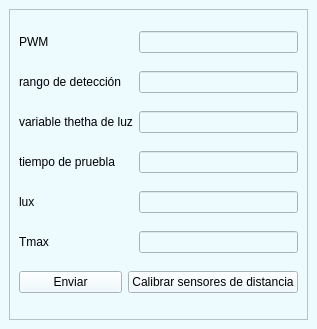
<?xml version="1.0" encoding="UTF-8"?>
<ui version="4.0">
 <class>conexWindow</class>
 <widget class="QMainWindow" name="conexWindow">
  <property name="geometry">
   <rect>
    <x>0</x>
    <y>0</y>
    <width>302</width>
    <height>329</height>
   </rect>
  </property>
  <property name="windowTitle">
   <string>Conexión</string>
  </property>
  <widget class="QWidget" name="centralwidget">
   <property name="styleSheet">
    <string notr="true">background-color: rgb(237, 250, 254);</string>
   </property>
   <layout class="QGridLayout" name="gridLayout_2">
    <item row="0" column="0">
     <widget class="QFrame" name="frame">
      <property name="styleSheet">
       <string notr="true">background-color: rgb(237, 250, 254);</string>
      </property>
      <property name="frameShape">
       <enum>QFrame::StyledPanel</enum>
      </property>
      <property name="frameShadow">
       <enum>QFrame::Raised</enum>
      </property>
      <layout class="QGridLayout" name="gridLayout">
       <item row="0" column="0">
        <widget class="QLabel" name="vel">
         <property name="text">
          <string>PWM </string>
         </property>
        </widget>
       </item>
       <item row="0" column="2">
        <widget class="QLineEdit" name="vel_motor">
         <property name="text">
          <string/>
         </property>
        </widget>
       </item>
       <item row="1" column="0">
        <widget class="QLabel" name="deteccion">
         <property name="text">
          <string>rango de detección</string>
         </property>
        </widget>
       </item>
       <item row="1" column="2">
        <widget class="QLineEdit" name="ran_detec">
         <property name="text">
          <string/>
         </property>
        </widget>
       </item>
       <item row="2" column="0" colspan="2">
        <widget class="QLabel" name="alpha">
         <property name="text">
          <string>variable thetha de luz</string>
         </property>
        </widget>
       </item>
       <item row="2" column="2">
        <widget class="QLineEdit" name="thetha_luz">
         <property name="text">
          <string/>
         </property>
        </widget>
       </item>
       <item row="3" column="0">
        <widget class="QLabel" name="tiempo">
         <property name="text">
          <string>tiempo de pruebla</string>
         </property>
        </widget>
       </item>
       <item row="3" column="2">
        <widget class="QLineEdit" name="tiempo_prueba">
         <property name="text">
          <string/>
         </property>
        </widget>
       </item>
       <item row="4" column="0">
        <widget class="QLabel" name="tiempo_2">
         <property name="text">
          <string>lux</string>
         </property>
        </widget>
       </item>
       <item row="4" column="2">
        <widget class="QLineEdit" name="Lux_lit">
         <property name="text">
          <string/>
         </property>
        </widget>
       </item>
       <item row="5" column="0">
        <widget class="QLabel" name="label">
         <property name="text">
          <string>Tmax</string>
         </property>
        </widget>
       </item>
       <item row="5" column="2">
        <widget class="QLineEdit" name="Tmax_var">
         <property name="text">
          <string/>
         </property>
        </widget>
       </item>
       <item row="6" column="0">
        <widget class="QPushButton" name="enviarButton">
         <property name="text">
          <string>Enviar</string>
         </property>
        </widget>
       </item>
       <item row="6" column="1" colspan="2">
        <widget class="QPushButton" name="levelbutton">
         <property name="text">
          <string>Calibrar sensores de distancia</string>
         </property>
        </widget>
       </item>
      </layout>
     </widget>
    </item>
   </layout>
  </widget>
 </widget>
 <resources/>
 <connections/>
</ui>
